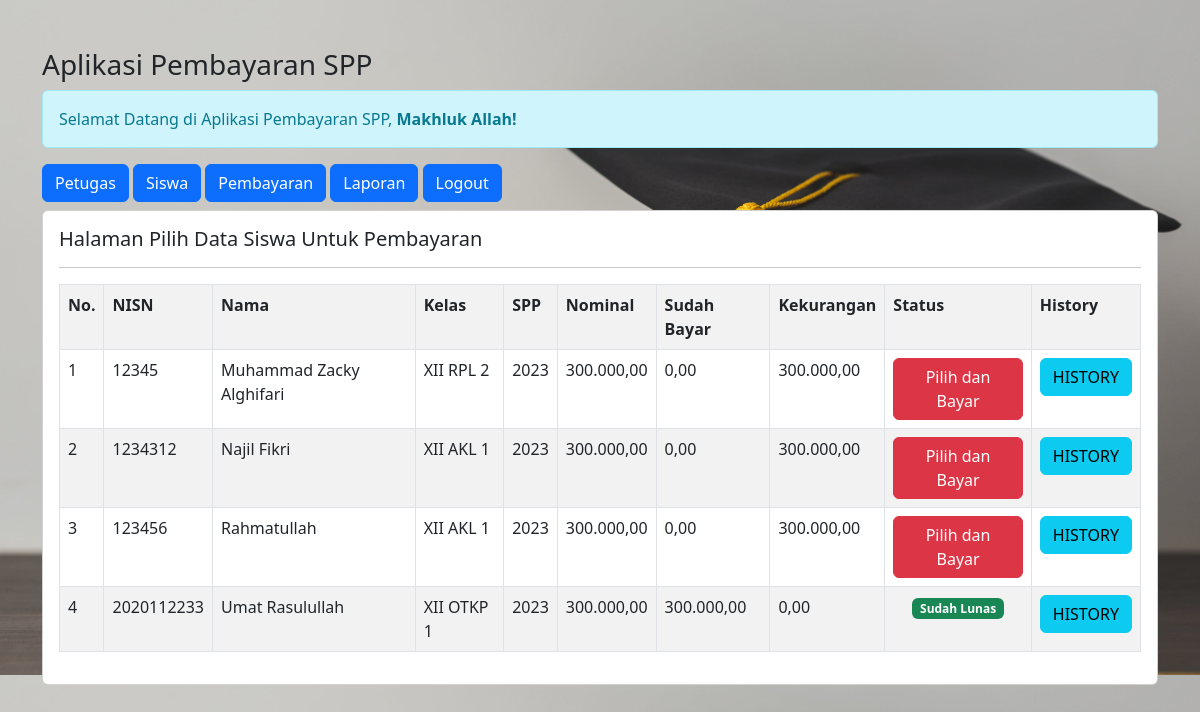
Screenshot of /petugas/petugas.php?url=pembayaran (signed in) with the database file from the repository.
### tables this page shows
CREATE TABLE `siswa` (
  `nisn` char(10) NOT NULL,
  `nis` char(8) NOT NULL,
  `nama` varchar(35) NOT NULL,
  `id_kelas` int(11) NOT NULL,
  `alamat` text NOT NULL,
  `no_telp` varchar(13) NOT NULL,
  `id_spp` int(11) NOT NULL
);

CREATE TABLE `kelas` (
  `id_kelas` int(11) NOT NULL,
  `nama_kelas` varchar(15) NOT NULL,
  `kompetensi_keahlian` varchar(50) NOT NULL
);

CREATE TABLE `spp` (
  `id_spp` int(11) NOT NULL,
  `tahun` int(11) NOT NULL,
  `nominal` int(11) NOT NULL
);

### petugas/pembayaran.php (the view)
<h5>Halaman Pilih Data Siswa Untuk Pembayaran</h5>
<hr>
<table class="table table-striped table-bordered">
    <tr class="fw-bold">
        <td>No.</td>
        <td>NISN</td>
        <td>Nama</td>
        <td>Kelas</td>
        <td>SPP</td>
        <td>Nominal</td>
        <td>Sudah Bayar</td>
        <td>Kekurangan</td>
        <td>Status</td>
        <td>History</td>
    </tr>
    <?php
    include '../koneksi.php';
    $no = 1;
    $sql = "SELECT * FROM siswa,spp,kelas WHERE siswa.id_kelas=kelas.id_kelas AND siswa.id_spp=spp.id_spp ORDER BY nama ASC";
    $query = mysqli_query($koneksi, $sql);
    foreach($query as $data){
        $data_pembayaran = mysqli_query($koneksi, "SELECT SUM(jumlah_bayar) as jumlah_bayar FROM pembayaran WHERE nisn = '$data[nisn]'");
        $data_pembayaran = mysqli_fetch_array($data_pembayaran);
        $sudah_bayar = $data_pembayaran['jumlah_bayar'];
        $kekurangan = $data['nominal']-$data_pembayaran['jumlah_bayar'];
        ?>
        <tr>
            <td><?= $no++; ?></td>
            <td><?= $data['nisn'] ?></td>
            <td><?= $data['nama'] ?></td>
            <td><?= $data['nama_kelas'] ?></td>
            <td><?= $data['tahun'] ?></td>
            <td><?= number_format($data['nominal'],2,',','.') ?></td>
            <td><?= number_format($sudah_bayar,2,',','.') ?></td>
            <td><?= number_format($kekurangan,2,',','.') ?></td>
            <td style="text-align: center;">
               <?php
                if($kekurangan == 0){
                    echo"<span class='badge text-bg-success'>Sudah Lunas</span>";
                }else{ ?>
                    <a href="?url=tambah-pembayaran&nisn=<?= $data['nisn'] ?>&kekurangan=<?= $kekurangan ?>" class="btn btn-danger">Pilih dan Bayar</a>
                <?php } ?>
            </td>
            <td>
            <a href="?url=history-pembayaran&nisn=<?= $data['nisn'] ?>" class='btn btn-info'>HISTORY</a>
            </td>
        </tr>
    <?php } ?>
</table>

### petugas/petugas.php (style rules this page uses)
body { background-image: url(../img/bg.jpg); background-size: 100%; }

### rows the page displays
siswa: nisn "12345", nama "Muhammad Zacky Alghifari", id_kelas.nama_kelas "XII RPL 2", id_spp.tahun "2023", id_spp.nominal "300.000,00", sudah_bayar "0,00", kekurangan "300.000,00"
siswa: nisn "1234312", nama "Najil Fikri", id_kelas.nama_kelas "XII AKL 1", id_spp.tahun "2023", id_spp.nominal "300.000,00", sudah_bayar "0,00", kekurangan "300.000,00"
siswa: nisn "123456", nama "Rahmatullah", id_kelas.nama_kelas "XII AKL 1", id_spp.tahun "2023", id_spp.nominal "300.000,00", sudah_bayar "0,00", kekurangan "300.000,00"
siswa: nisn "2020112233", nama "Umat Rasulullah", id_kelas.nama_kelas "XII OTKP 1", id_spp.tahun "2023", id_spp.nominal "300.000,00", sudah_bayar "300.000,00", kekurangan "0,00", shows "Sudah Lunas"

### other values shown
$_SESSION['nama_petugas'] "Makhluk Allah"
